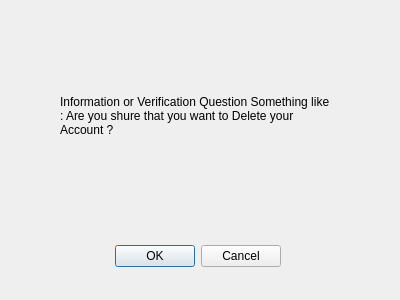
<?xml version="1.0" encoding="UTF-8"?>
<ui version="4.0">
 <class>PopUp</class>
 <widget class="QDialog" name="PopUp">
  <property name="geometry">
   <rect>
    <x>0</x>
    <y>0</y>
    <width>400</width>
    <height>300</height>
   </rect>
  </property>
  <property name="windowTitle">
   <string>Dialog</string>
  </property>
  <widget class="QDialogButtonBox" name="buttonBox">
   <property name="geometry">
    <rect>
     <x>80</x>
     <y>240</y>
     <width>201</width>
     <height>32</height>
    </rect>
   </property>
   <property name="orientation">
    <enum>Qt::Horizontal</enum>
   </property>
   <property name="standardButtons">
    <set>QDialogButtonBox::Cancel|QDialogButtonBox::Ok</set>
   </property>
   <property name="centerButtons">
    <bool>false</bool>
   </property>
  </widget>
  <widget class="QLabel" name="popUpMessage">
   <property name="geometry">
    <rect>
     <x>60</x>
     <y>40</y>
     <width>271</width>
     <height>151</height>
    </rect>
   </property>
   <property name="text">
    <string>Information or Verification Question Something like : Are you shure that you want to Delete your Account ?</string>
   </property>
   <property name="wordWrap">
    <bool>true</bool>
   </property>
  </widget>
 </widget>
 <resources/>
 <connections>
  <connection>
   <sender>buttonBox</sender>
   <signal>accepted()</signal>
   <receiver>PopUp</receiver>
   <slot>accept()</slot>
   <hints>
    <hint type="sourcelabel">
     <x>248</x>
     <y>254</y>
    </hint>
    <hint type="destinationlabel">
     <x>157</x>
     <y>274</y>
    </hint>
   </hints>
  </connection>
  <connection>
   <sender>buttonBox</sender>
   <signal>rejected()</signal>
   <receiver>PopUp</receiver>
   <slot>reject()</slot>
   <hints>
    <hint type="sourcelabel">
     <x>316</x>
     <y>260</y>
    </hint>
    <hint type="destinationlabel">
     <x>286</x>
     <y>274</y>
    </hint>
   </hints>
  </connection>
 </connections>
</ui>
